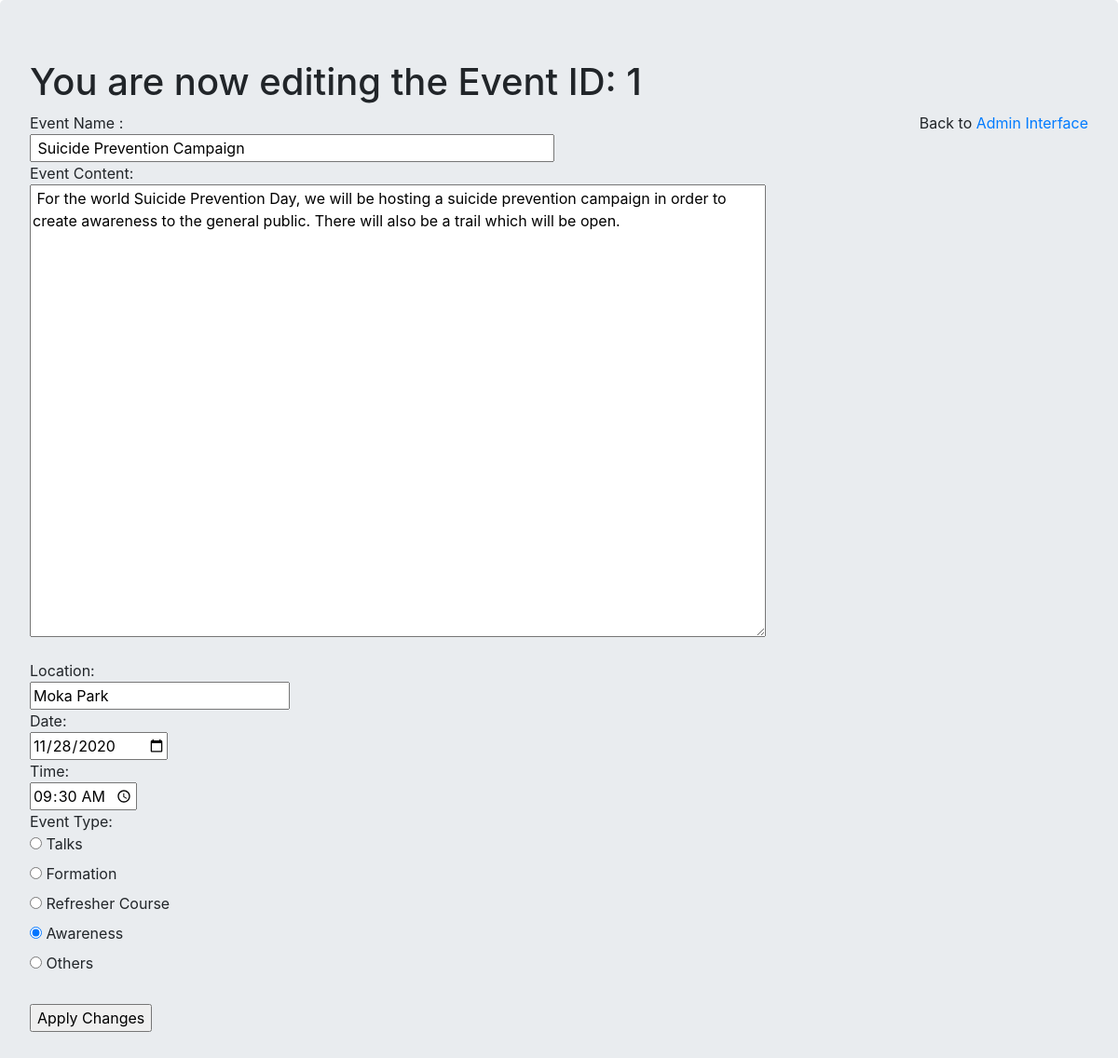
Page /FormToModifyEvent.php?id=1 (signed in) on the committed database.
### tables this page shows
CREATE TABLE `events` (
  `EventID` int(11) NOT NULL,
  `EventName` varchar(300) NOT NULL,
  `EventDescription` longtext NOT NULL,
  `EventType` varchar(100) NOT NULL,
  `EventLocation` varchar(500) NOT NULL,
  `EventDate` date NOT NULL,
  `EventTime` time NOT NULL,
  `CoverImage` longtext NOT NULL
);

### FormToModifyEvent.php (the view, shortened to what this page needs)
<?php
require('connection.php');
if(isset($_GET['id'])){
    $id=$_GET['id'];
    ?>
    <html>
    <head>
        <link rel="stylesheet" href="https://maxcdn.bootstrapcdn.com/bootstrap/4.0.0/css/bootstrap.min.css">
    </head>
    <body>
    <div class="jumbotron">
    <?php
    echo "<h1> You are now editing the Event ID: ".$id."</h1>";
    echo "<span style='float:right'> Back to  <a href='admin.php'> Admin Interface</a></span> "
    ?>
    <form name="EditEvent" method="POST" action="#">
        <?php
            $sqlCodeE="select * from events where EventID='".$id."' ; ";
            $resultSet=mysqli_query($conn,$sqlCodeE);
            if(mysqli_num_rows($resultSet)>0){
                while($row=mysqli_fetch_assoc($resultSet)){
                    $EventName = $row['EventName'];
                    $Descript = $row['EventDescription'];
                    $Location = $row['EventLocation'];
                    $EventType = $row['EventType'];
                    $EventDate = $row['EventDate'];
                    $EventTime = $row['EventTime'];
                }
            }
        ?>
         Event Name : <br/> <input type="text"  name="nameOfEvent" size="50" value=" <?php echo $EventName ?> "/> <br/>
         Event Content: <br/> <textarea name="Evecontents"   rows="20" cols="75" > <?php echo $Descript ?> </textarea> <br/>
        <br/>
         Location:<br/>
        <input type="text" name="loc" id="EveLoc" style="padding-right:25px;" value="<?php echo $Location ?>"/><br/>
         Date:<br/>
        <input type="date" name="DateEvent" id="EveDate" value="<?php echo $EventDate ?>"/><br/>
         Time:<br/>
        <input type="time" name="TimeEvent" id="EveTime" value="<?php echo $EventTime ?>"/><br/>
         Event Type:<br/>
        <?php
            switch ($EventType) {
                  case "Awareness":
                    echo '<input type="radio" id="Talk" name="TypeEvent" value="Talk"/>
                    <label for="Talk"> Talks </label><br>
                    <input type="radio" id="Formation" name="TypeEvent" value="Formation"/>
                    <label for="Formation"> Formation</label><br>
                    <input type="radio" id="RefresherCourse" name="TypeEvent" value="Refresher Course"/>
                    <label for="Refresher Course"> Refresher Course </label><br>
                    <input type="radio" id="Awareness" name="TypeEvent" value="Awareness" checked/>
                    <label for="Awareness"> Awareness </label><br>
                    <input type="radio" id="Others" name="TypeEvent" value="Others"/>
                    <label for="Others"> Others </label><br><br>';
                  break;
              }
        ?>
        <input type="submit" name="SubmitChangeArticle" value="Apply Changes"/>
    </form>
    <?php
}
else{
    $_SESSION['adminWarning'] = "You are not authorized to do this change";
    header("Location: newadmin.php");
}
?>
</div>
</body>
</html>

### rows in the picture
events: nameOfEvent "Suicide Prevention Campaign", Evecontents "For the world Suicide Prevention Day, we will be hosting a suicide prevention campaign in order to create awareness to the general public. There will also be a trail which will be open.", loc "Moka Park", DateEvent "11/28/2020", TimeEvent "09:30:00"

### other values in the picture
$id "1"
